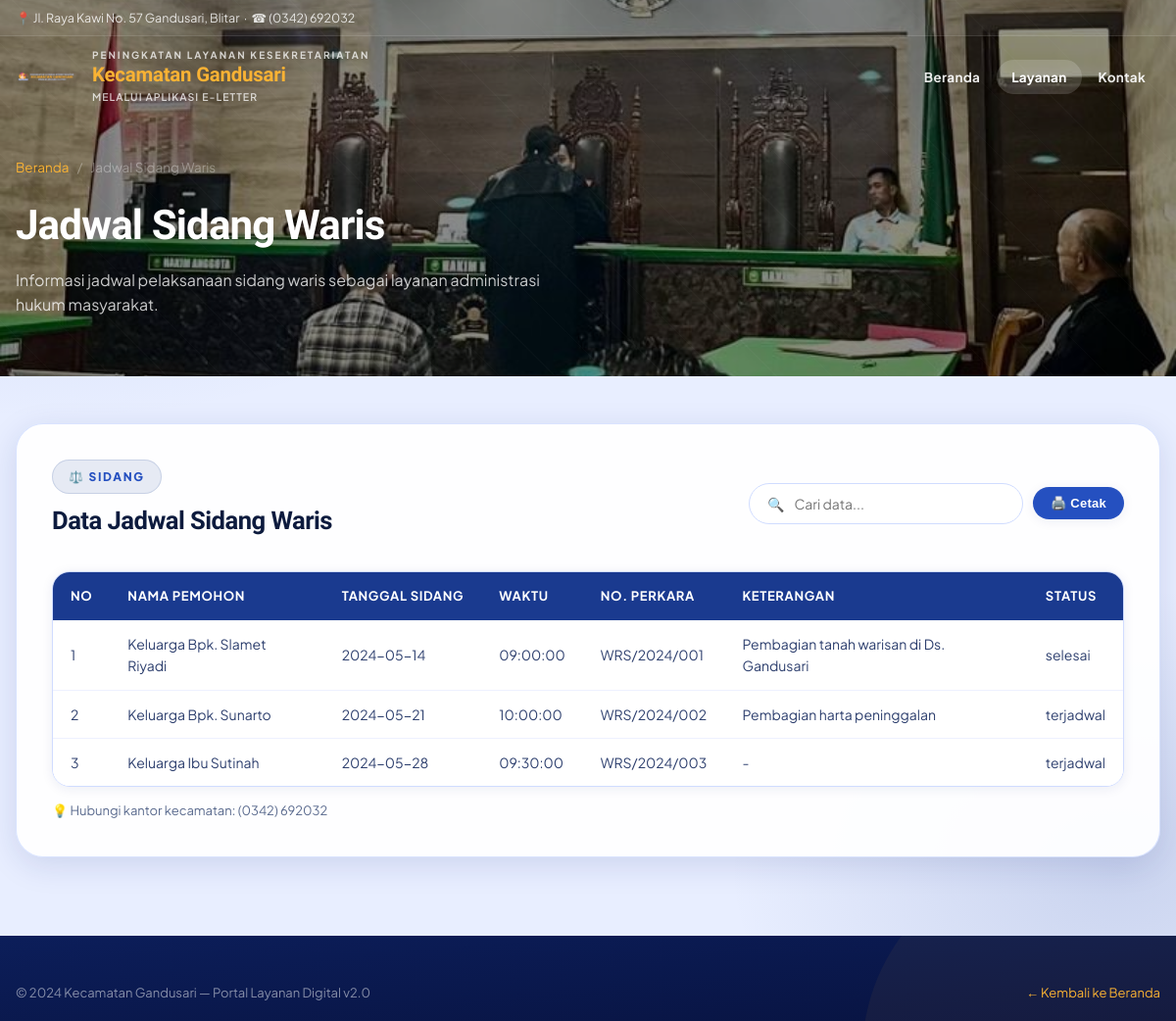
The page /pages/sidang-waris.php on the database its author committed.
### tables this page shows
CREATE TABLE IF NOT EXISTS `tbl_sidang_waris` (
  `id`             INT UNSIGNED AUTO_INCREMENT PRIMARY KEY,
  `nama_pemohon`   VARCHAR(150) NOT NULL,
  `tanggal_sidang` DATE         NOT NULL,
  `waktu`          TIME         NOT NULL,
  `nomor_perkara`  VARCHAR(100),
  `keterangan`     TEXT,
  `status`         ENUM('terjadwal','selesai','batal','ditunda') NOT NULL DEFAULT 'terjadwal',
  `created_at`     TIMESTAMP DEFAULT CURRENT_TIMESTAMP,
  `updated_at`     TIMESTAMP DEFAULT CURRENT_TIMESTAMP ON UPDATE CURRENT_TIMESTAMP
);

### pages/sidang-waris.php (the view, shortened to what this page needs)
<?php
include '../config/koneksi.php';
$query = mysqli_query($koneksi, "SELECT * FROM tbl_sidang_waris ORDER BY tanggal_sidang ASC");
?>
<!DOCTYPE html>
<html lang="id">
<head>
  <link rel="stylesheet" href="../assets/css/style.css">
</head>
<body>
<header class="site-header scrolled" id="site-header">
  <div class="topbar"><div class="container"><span>📍 Jl. Raya Kawi No. 57 Gandusari, Blitar &nbsp;·&nbsp; ☎ (0342) 692032</span></div></div>
  <div class="navbar-wrap"><div class="container"><nav class="navbar">
    <a class="brand" href="../index.html"><img class="brand-logo" src="../assets/img/carik.png" alt="PAK CARIK"><div class="brand-copy"><p class="brand-kicker">Peningkatan Layanan Kesekretariatan</p><h1 class="brand-title">Kecamatan Gandusari</h1><p class="brand-sub">Melalui Aplikasi E-Letter</p></div></a>
    <ul class="nav-list"><li><a href="../index.html">Beranda</a></li><li><a href="../index.html#layanan" class="active">Layanan</a></li><li><a href="../index.html#kontak">Kontak</a></li></ul>
  </nav></div></div>
</header>
<div class="page-hero page-hero-waris">
  <div class="container">
    <div class="breadcrumb"><a href="../index.html">Beranda</a><span>/</span><span>Jadwal Sidang Waris</span></div>
    <h1>Jadwal Sidang Waris</h1>
    <p>Informasi jadwal pelaksanaan sidang waris sebagai layanan administrasi hukum masyarakat.</p>
  </div>
</div>
<main style="padding:48px 0 80px;">
  <div class="container">
    <div class="panel">
      <div class="action-bar">
        <div><div class="section-badge">⚖️ Sidang</div><h2 class="section-title" style="font-size:1.6rem;">Data Jadwal Sidang Waris</h2></div>
        <div style="display:flex;gap:10px;flex-wrap:wrap;align-items:center;">
          <div class="search-box"><span>🔍</span><input type="text" id="searchInput" placeholder="Cari data..."></div>
          <button class="btn btn-blue btn-sm" onclick="printTable()">🖨️ Cetak</button>
        </div>
      </div>
      <div class="table-wrapper">
        <table id="tabelData">
          <thead><tr><th>No</th><th>Nama Pemohon</th><th>Tanggal Sidang</th><th>Waktu</th><th>No. Perkara</th><th>Keterangan</th><th>Status</th></tr></thead>
          <tbody>
<?php
$no = 1;
if (mysqli_num_rows($query) > 0) {
  while ($row = mysqli_fetch_assoc($query)) {
?>
  <tr>
    <td><?= $no++; ?></td>
    <td><?= $row['nama_pemohon']; ?></td>
    <td><?= $row['tanggal_sidang']; ?></td>
    <td><?= $row['waktu']; ?></td>
    <td><?= $row['nomor_perkara']; ?></td>
    <td><?= $row['keterangan']; ?></td>
    <td><?= $row['status']; ?></td>
  </tr>
<?php
  }
} ?>
</tbody>
        </table>
      </div>
      <div style="margin-top:14px;font-size:13px;color:var(--text-soft);">💡 Hubungi kantor kecamatan: (0342) 692032</div>
    </div>
  </div>
</main>
<footer class="site-footer" style="padding-top:30px;"><div class="container"><div class="footer-bottom"><span>© 2024 Kecamatan Gandusari — Portal Layanan Digital v2.0</span><a href="../index.html">← Kembali ke Beranda</a></div></div></footer>
</body>
</html>

### rows shown on the page
tbl_sidang_waris: nama_pemohon "Keluarga Bpk. Slamet Riyadi", tanggal_sidang "2024-05-14", waktu "09:00:00", nomor_perkara "WRS/2024/001", keterangan "Pembagian tanah warisan di Ds. Gandusari", status "selesai"
tbl_sidang_waris: nama_pemohon "Keluarga Bpk. Sunarto", tanggal_sidang "2024-05-21", waktu "10:00:00", nomor_perkara "WRS/2024/002", keterangan "Pembagian harta peninggalan", status "terjadwal"
tbl_sidang_waris: nama_pemohon "Keluarga Ibu Sutinah", tanggal_sidang "2024-05-28", waktu "09:30:00", nomor_perkara "WRS/2024/003", keterangan "-", status "terjadwal"
